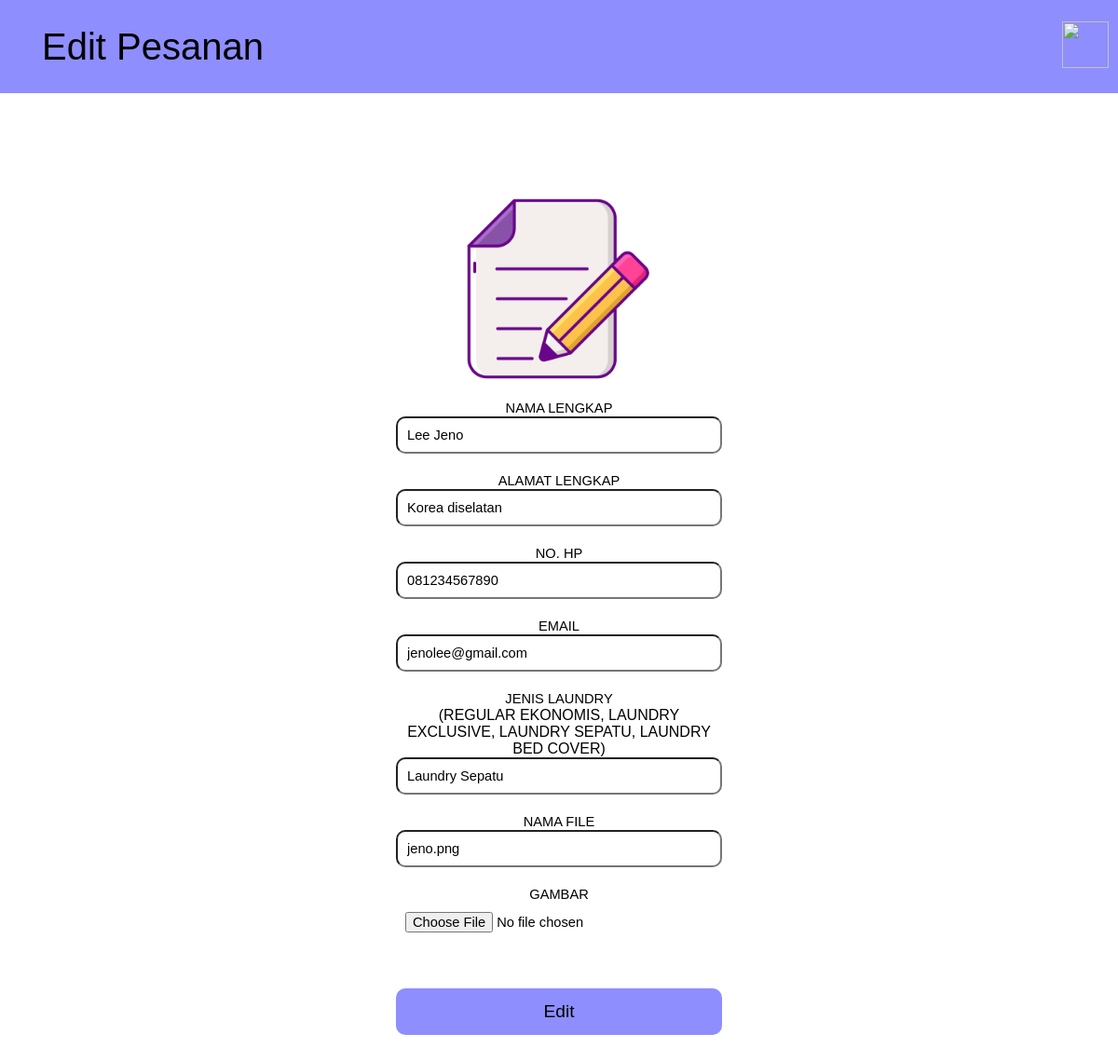
Page /edit.php?id=37 (signed in) on the committed database.
### tables this page shows
CREATE TABLE `gambar` (
  `id_gambar` int(11) NOT NULL,
  `id` int(11) NOT NULL,
  `nama_file` varchar(64) NOT NULL,
  `file` varchar(64) NOT NULL,
  `waktu` datetime NOT NULL
);

CREATE TABLE `laundry` (
  `id` int(11) NOT NULL,
  `nama` varchar(100) NOT NULL,
  `alamat` text NOT NULL,
  `telpon` varchar(25) NOT NULL,
  `email` varchar(100) NOT NULL,
  `jenis` varchar(100) NOT NULL
);

### edit.php (the view, shortened to what this page needs)
<?php
require "koneksi.php";
if(isset($_GET['id'])){
    $query = mysqli_query($db, "SELECT * FROM laundry JOIN gambar on laundry.id = gambar.id WHERE laundry.id = $_GET[id]");
    $result = mysqli_fetch_assoc($query);
    $nama = $result['nama'];
    $alamat = $result['alamat'];
    $telpon = $result['telpon'];
    $email = $result['email'];
    $jenis = $result['jenis'];
    $oldpict = $result['file'];
}
?>
<!DOCTYPE html>
<html lang="en">
<head>
    <link rel="stylesheet" href="css/styleData.css">
    <link rel="stylesheet" href="css/stylesheet.css">
</head>
<body>
    <div class="header">
        <div class="nama-header">Edit Pesanan</div>
        <div class="list-header">
            <ul>
                <li><button id="switch"><img src="images/night-mode.png" width="50px" height="50px"></button></li>
            </ul>
        </div>
    </div>
    <div class="pesananBox">
        <div class="pesanan">
            <center>
                <div class="coba-pesan"><center><img src="images/edit-info.png" width="200px" height="200px"></center></div>
                <form action="" method="post" enctype="multipart/form-data">
                <label for="">Nama Lengkap</label><br>
                <input type="text" name="nama" class="pesan-item" value='<?=$nama?>'><br>
                <label for="">Alamat Lengkap</label><br>
                <input type="text" name="alamat" class="pesan-item" value='<?=$alamat?>'><br>
                <label for="">No. HP</label><br>
                <input type="text" name="telpon" class="pesan-item" value='<?=$telpon?>'><br>
                <label for="">Email</label><br>
                <input type="email" name="email" class="pesan-item" value='<?=$email?>'><br>
                <label for="">Jenis Laundry</label><br>
                <p>(Regular Ekonomis, Laundry Exclusive, Laundry Sepatu, Laundry Bed Cover)</p>
                <input type="text" name="jenis" class="pesan-item" value='<?=$jenis?>'><br>
                <label for="nama_gambar">Nama File</label>
                <input type="text" name="nama_gambar" class="pesan-item" value='<?=$oldpict?>'>
                <label for="gambar">Gambar</label>
                <input type="file" name="gambar" class="pesan-item" value='<?=$gambar?>'>
                <input type="submit" name="submit" value="Edit" class="button-edit">
                </form>
            </center>
        </div>
    </div>
</body>
</html>

### css/styleData.css (style rules this page uses)
* { margin: 0; padding: 0; font-family: 'Lucida Sans', 'Lucida Sans Regular', 'Lucida Grande', 'Lucida Sans Unicode', Geneva, Verdana, sans-serif; }
.pesananBox { width: 350px; margin: 80px auto; padding: 30px 20px; }
.pesanan { text-align: center; text-transform: uppercase; }
.coba-pesan { padding-bottom: 15px; }
label { font-size: 11pt; }
.pesan-item { box-sizing : border-box; width: 100%; padding: 10px; font-size: 11pt; margin-bottom: 20px; border-radius: 10px; }
.button-edit { width: 100%; height: 50px; margin-top: 30px; font-size: larger; border-style: none; border-radius: 10px; background-color: rgb(142, 142, 255); color: black; }

### css/stylesheet.css (style rules this page uses)
* { margin: 0; padding: 0; }
.header { background-color: rgb(142, 142, 255); color: black; height: 100px; display: flex; justify-content:space-between ; align-items: center; }
.nama-header { float: left; font-size: 40px; padding: 25px 45px; }
.list-header ul { display: flex; align-items: center; justify-content: flex-end; }
.list-header ul li { padding: 0 10px; }
body { font-family: 'Lucida Sans', 'Lucida Sans Regular', 'Lucida Grande', 'Lucida Sans Unicode', Geneva, Verdana, sans-serif; }
li { list-style: none; float :left; font-size: 20px; }
#switch { background-color: rgb(142, 142, 255); border: none; }
label { font-size: 11pt; }

### rows in the picture
gambar: nama "Lee Jeno", alamat "Korea diselatan", telpon "081234567890", email "jenolee@gmail.com", jenis "Laundry Sepatu", nama_gambar "jeno.png"
